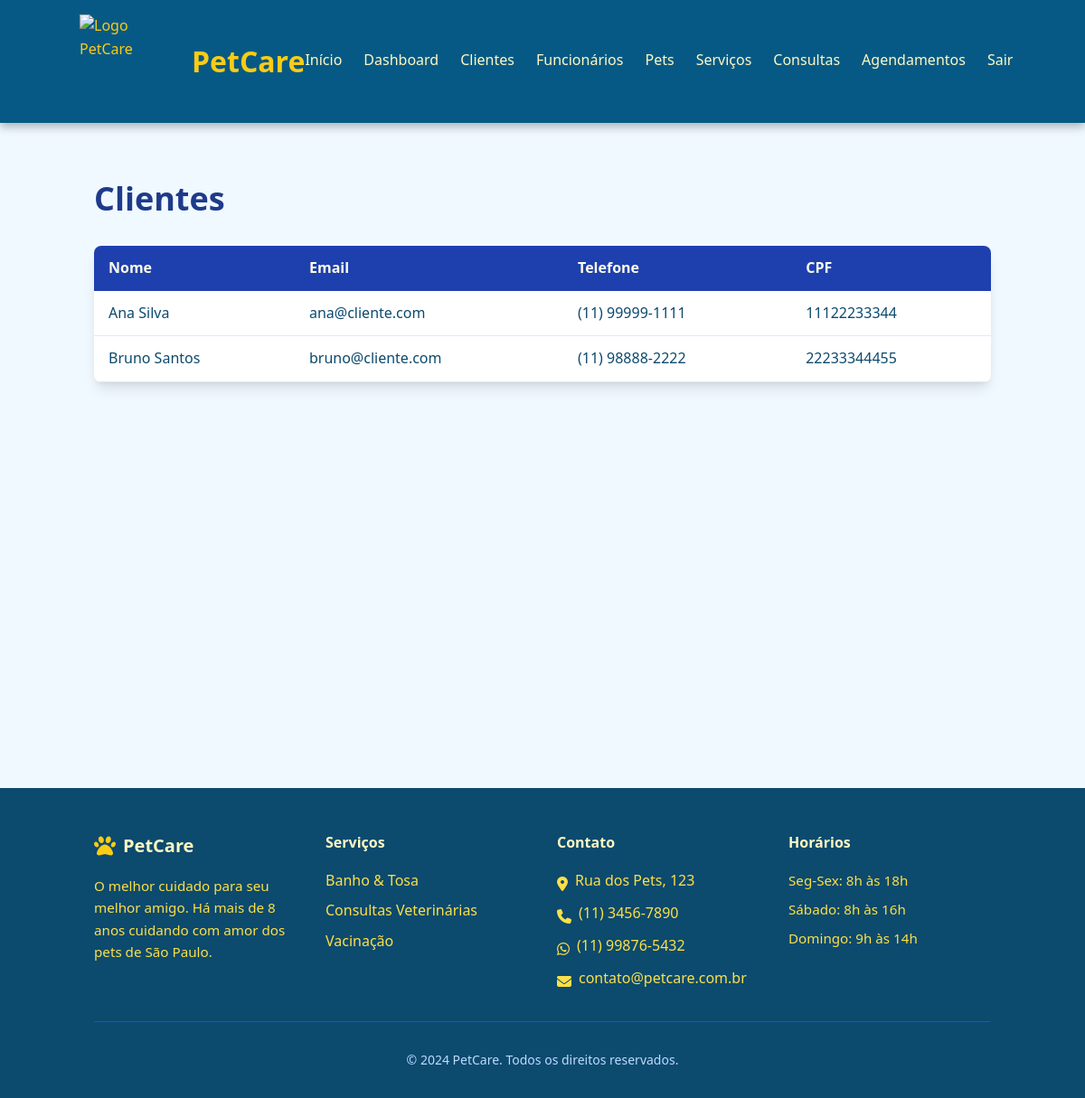
The page /funcionario/clientes.php (signed in) on the database its author committed.
### tables this page shows
CREATE TABLE IF NOT EXISTS clientes (
    id INT AUTO_INCREMENT PRIMARY KEY,
    usuario_id INT NOT NULL UNIQUE,
    logradouro VARCHAR(150) NOT NULL,
    numero VARCHAR(20) NOT NULL,
    bairro VARCHAR(80) NOT NULL,
    cidade VARCHAR(80) NOT NULL,
    estado CHAR(2) NOT NULL,
    cep VARCHAR(10) NOT NULL,
    complemento VARCHAR(120) NULL,
    created_at TIMESTAMP DEFAULT CURRENT_TIMESTAMP,
    updated_at TIMESTAMP NULL DEFAULT NULL ON UPDATE CURRENT_TIMESTAMP,
    CONSTRAINT fk_clientes_usuario FOREIGN KEY (usuario_id) REFERENCES usuarios(id) ON DELETE CASCADE
);

CREATE TABLE IF NOT EXISTS usuarios (
    id INT AUTO_INCREMENT PRIMARY KEY,
    nome VARCHAR(150) NOT NULL,
    email VARCHAR(150) NOT NULL UNIQUE,
    senha_hash VARCHAR(255) NOT NULL,
    tipo ENUM('cliente', 'funcionario') NOT NULL,
    cpf VARCHAR(14) NULL,
    telefone VARCHAR(20) NULL,
    cargo VARCHAR(80) NULL,
    status ENUM('ativo', 'inativo') NOT NULL DEFAULT 'ativo',
    created_at TIMESTAMP DEFAULT CURRENT_TIMESTAMP,
    updated_at TIMESTAMP NULL DEFAULT NULL ON UPDATE CURRENT_TIMESTAMP
);

### app/models/Cliente.php (called while the page is built, shortened)
<?php
class Cliente
{
    public static function all(PDO $pdo): array
    {
        $sql = 'SELECT c.*, u.nome, u.email, u.telefone, u.cpf FROM clientes c INNER JOIN usuarios u ON u.id = c.usuario_id ORDER BY u.nome ASC';
        $stmt = $pdo->query($sql);
        return $stmt->fetchAll();
    }
}

### app/helpers/validation.php (called while the page is built, shortened)
<?php
function e(string $value): string
{
    return htmlspecialchars((string) $value, ENT_QUOTES, 'UTF-8');
}

### public/funcionario/clientes.php (the view, shortened to what this page needs)
<?php
$pdo = getPdo();
$clientes = Cliente::all($pdo);
require_once __DIR__ . '/../../app/views/components/header.php';
?>
<section class="page py-16">
    <div class="container">
        <h1 class="text-4xl font-bold text-blue-900 mb-8">Clientes</h1>
        <div class="bg-white rounded-lg shadow-lg overflow-hidden">
            <table class="min-w-full">
                <thead class="bg-blue-800 text-yellow-50">
                    <tr>
                        <th class="px-4 py-3 text-left">Nome</th>
                        <th class="px-4 py-3 text-left">Email</th>
                        <th class="px-4 py-3 text-left">Telefone</th>
                        <th class="px-4 py-3 text-left">CPF</th>
                    </tr>
                </thead>
                <tbody>
                    <?php foreach ($clientes as $cliente): ?>
                        <tr class="border-b border-blue-100">
                            <td class="px-4 py-3"><?= e($cliente['nome']) ?></td>
                            <td class="px-4 py-3"><?= e($cliente['email']) ?></td>
                            <td class="px-4 py-3"><?= e($cliente['telefone']) ?></td>
                            <td class="px-4 py-3"><?= e($cliente['cpf']) ?></td>
                        </tr>
                    <?php endforeach; ?>
                </tbody>
            </table>
        </div>
    </div>
</section>
<?php require_once __DIR__ . '/../../app/views/components/footer.php'; ?>

### public/css/style.css (style rules this page uses)
:root { --blue-50: #f0f9ff; --blue-100: #e0f2fe; --blue-200: #bae6fd; --blue-300: #7dd3fc; --blue-400: #38bdf8; --blue-500: #0ea5e9; --blue-600: #0284c7; --blue-700: #0369a1; --blue-800: #075985; --blue-900: #0c4a6e; --yellow-50: #fefce8; --yellow-100: #fef9c3; --yellow-200: #fef08a; --yellow-300: #fde047; --yellow-400: #facc15; --yellow-500: #eab308; background-color: var(--blue-50); color: var(--blue-900); font-family: 'Poppins', ui-sans-serif, system-ui, -apple-system, BlinkMacSystemFont, "Segoe UI", Roboto, "Helvetica Neue", Arial, "Noto Sans", sans-serif; line-height: 1.6; }
html, body { min-height: 100%; }
.container { max-width: 1280px; margin-left: auto; margin-right: auto; padding-left: 1rem; padding-right: 1rem; }
.page { min-height: calc(100vh - 4rem); opacity: 1; transition: opacity 0.5s ease; }

### rows shown on the page
clientes: usuario.nome "Ana Silva", usuario.email "ana@cliente.com", usuario.telefone "(11) 99999-1111", usuario.cpf "11122233344"
clientes: usuario.nome "Bruno Santos", usuario.email "bruno@cliente.com", usuario.telefone "(11) 98888-2222", usuario.cpf "22233344455"
